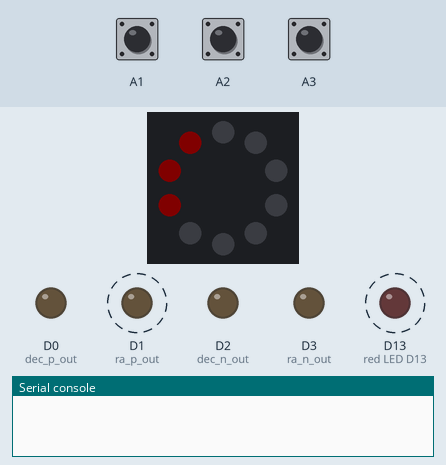
This program was run on a simulated Circuit Playground running CircuitPython. Parts: the board's ring of 10 RGB LEDs (number 0 left of the top, counting anticlockwise), output pins drawn as LEDs (lit = HIGH), the last lines printed to the serial console. Dashed ring = blinking. The test bench sets the inputs (shaded band); at power-on: A1 LOW, A2 LOW, A3 LOW. Dim RGB values are drawn brighter than linear; touch pads read as touched when driven HIGH.

Above: at 2.6 s.
2.7 s: A1 pulled HIGH for 1 s
At 5.0 s:
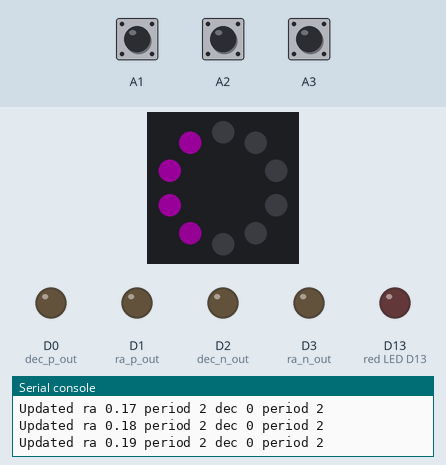
5.2 s: A2 pulled HIGH for 3.2 s
At 9.5 s:
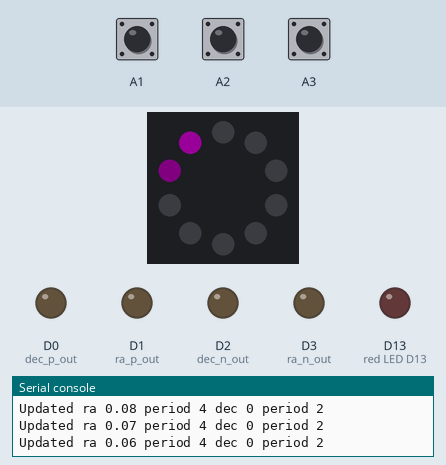
9.9 s: A2 pulled HIGH for 3.2 s
At 10.12 s:
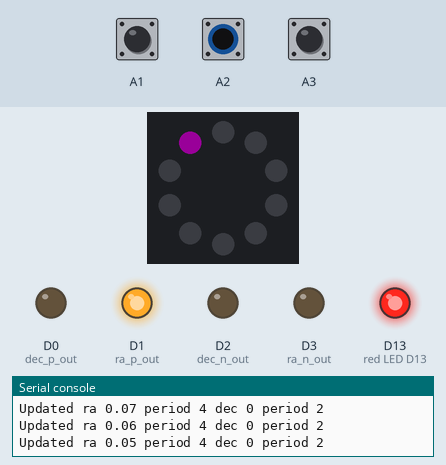
15.5 s: A3 pulled HIGH for 1 s
At 16.8 s:
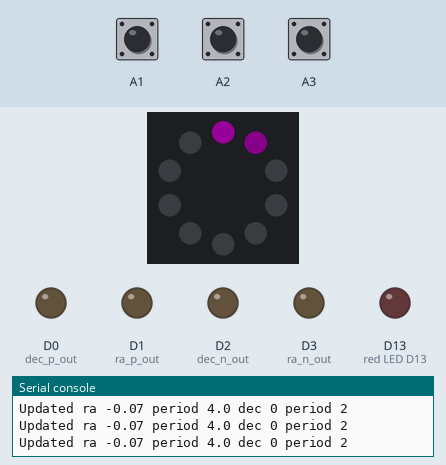
18.0 s: A1 pulled HIGH for 0.3 s
At 20.9 s:
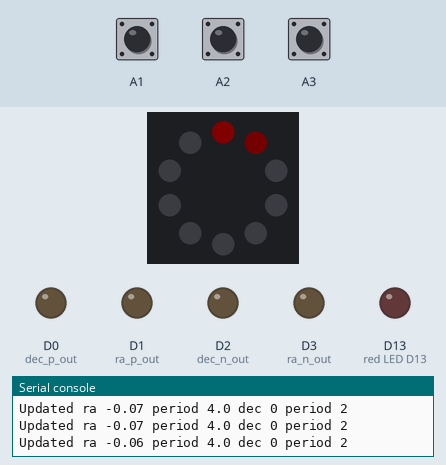
21.3 s: A3 pulled HIGH for 1 s
At 22.17 s:
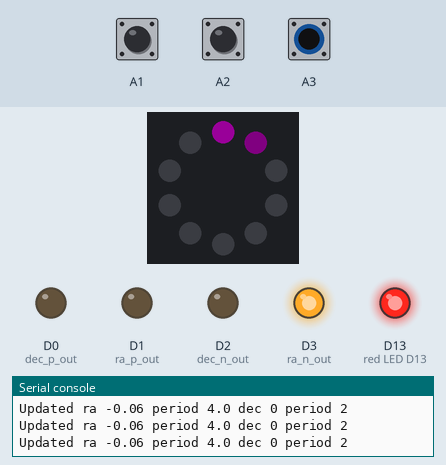
Timing chart, 0 to 26.3 s (numbered marks = the images above; inputs shaded):
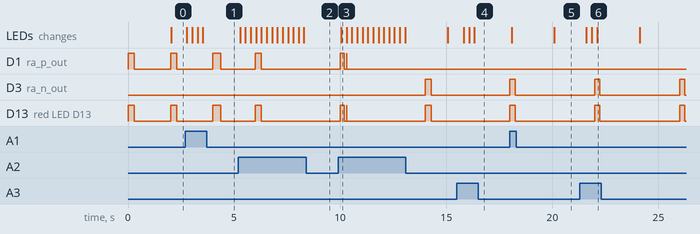

The program:

code.py
```python
import time
import microcontroller
import board
import digitalio
from adafruit_circuitplayground.express import cpx

cpx.pixels.auto_write = False

ra_n_out = digitalio.DigitalInOut(board.D3)
dec_n_out = digitalio.DigitalInOut(board.D2)
dec_p_out = digitalio.DigitalInOut(board.D0)
ra_p_out = digitalio.DigitalInOut(board.D1)

ra_n_out.switch_to_output()
ra_p_out.switch_to_output()
dec_n_out.switch_to_output()
dec_p_out.switch_to_output()

max_rate = 0.5  # Lower rates increase control finesse, higher rates allow higher drift compensation
led_brightness = 0.02  # Very dim, better for preserving night vision
led_changed_brightness = 0.1  # Stronger after changing something, for more visibility
led_changed_time = 2  # Time after a change it will remain brighter
change_step = 0.01  # Smaller steps mean finer control, but slower changes

ra_rate = dec_rate = 0
ra_period = dec_period = 2
ra_state = dec_state = False
whichselected = 0  # 0=ra, 1=dec

ra_rate = 0.15

def pixel_intensity(rate, pixnum):
    if rate < 0:
        rate = -rate
        pixnum = 9 - pixnum
    rate /= max_rate
    lo = pixnum * 0.1
    hi = (pixnum + 1) * 0.1
    return max(0, min(1, (rate - lo) / (hi - lo)))

def update_pixels(now, last_rate_change):
    if now < last_rate_change + led_changed_time:
        cpx.pixels.brightness = led_changed_brightness
        selected = whichselected
        has_focus = True
    else:
        cpx.pixels.brightness = led_brightness
        selected = 2
        has_focus = False

    for pixnum in range(10):
        ralevel = max(0, min(255, int(pixel_intensity(ra_rate, pixnum) * 255)))
        declevel = max(0, min(255, int(pixel_intensity(dec_rate, pixnum) * 255)))
        cpx.pixels[pixnum] = (ralevel, declevel, (ralevel, declevel, 0)[selected])

    cpx.pixels.show()

    return has_focus

def update_output():
    cpx.red_led = ra_state or dec_state

    ra_n_out.value = ra_state and (ra_rate < 0)
    ra_p_out.value = ra_state and (ra_rate > 0)
    dec_n_out.value = dec_state and (dec_rate < 0)
    dec_p_out.value = dec_state and (dec_rate > 0)

def main():
    global ra_state, dec_state, ra_rate, dec_rate, ra_period, dec_period
    global whichselected

    monotonic = time.monotonic

    start = monotonic()
    ra_base = dec_base = last_rate_change = input_debounce = start
    has_focus = True

    update_pixels(start, last_rate_change)
    update_output()

    while True:
        now = monotonic()
        state_change = False

        if ra_rate:
            new_ra_state = (now - ra_base) < (abs(ra_rate) * ra_period)
        else:
            new_ra_state = False

        if dec_rate:
            new_dec_state = (now - dec_base) < (abs(dec_rate) * dec_period)
        else:
            new_dec_state = False

        if now > (ra_base + ra_period):
            ra_base += ra_period
        if now > (dec_base + dec_period):
            dec_base += dec_period

        if new_ra_state != ra_state:
            ra_state = new_ra_state
            state_change = True

        if new_dec_state != dec_state:
            dec_state = new_dec_state
            state_change = True

        if state_change:
            update_output()

        if now > input_debounce:
            rate_change = False
            if cpx.touch_A1:
                input_debounce = now + 0.1
                if whichselected:
                    dec_rate = min(max_rate, dec_rate + change_step)
                else:
                    ra_rate = min(max_rate, ra_rate + change_step)
                rate_change = True
            elif cpx.touch_A2:
                input_debounce = now + 0.1
                if whichselected:
                    dec_rate = max(-max_rate, dec_rate - change_step)
                else:
                    ra_rate = max(-max_rate, ra_rate - change_step)
                rate_change = True
            elif cpx.touch_A3:
                whichselected = 1 - whichselected
                rate_change = True

            input_debounce = now + 0.25

            if rate_change or has_focus:
                has_focus = update_pixels(now, last_rate_change)

            if rate_change:
                last_rate_change = now

                if abs(ra_rate) > change_step:
                    if abs(ra_rate) * max_rate * ra_period < 0.1:
                        ra_period *= 2
                    elif abs(ra_rate) * max_rate * ra_period > 0.25:
                        ra_period *= 0.5

                if abs(dec_rate) > change_step:
                    if abs(dec_rate) * max_rate * dec_period < 0.1:
                        dec_period *= 2
                    elif abs(dec_rate) * max_rate * dec_period > 0.25:
                        dec_period *= 0.5

                print(
                    "Updated ra", ra_rate, "period", ra_period,
                    "dec", dec_rate, "period", dec_period)

main()
```

Measured:
- after the input at 2.7 s, the LEDs: first change after 0.07 s (image 1 shows a later state)
- after the input at 5.2 s, the LEDs: first change after 0.09 s (image 2 shows a later state)
- after the input at 9.9 s, D3 (ra_n_out): LOW → HIGH after 4.1 s, → LOW 0.28 s later; the LEDs: change after 0.15 s (image 3)
- after the input at 15.5 s, the LEDs: change after 0.32 s (image 4)
- after the input at 21.3 s, the LEDs: change after 0.30 s (image 6)
